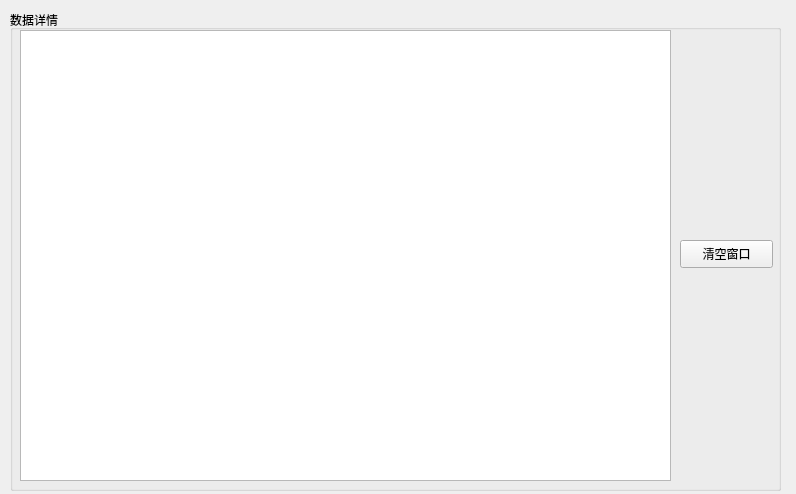
<?xml version="1.0" encoding="UTF-8"?>
<ui version="4.0">
 <class>Data_display</class>
 <widget class="QWidget" name="Data_display">
  <property name="geometry">
   <rect>
    <x>0</x>
    <y>0</y>
    <width>796</width>
    <height>494</height>
   </rect>
  </property>
  <property name="mouseTracking">
   <bool>true</bool>
  </property>
  <property name="windowTitle">
   <string>数据实时显示</string>
  </property>
  <widget class="QGroupBox" name="groupBox">
   <property name="geometry">
    <rect>
     <x>10</x>
     <y>10</y>
     <width>771</width>
     <height>481</height>
    </rect>
   </property>
   <property name="title">
    <string>数据详情</string>
   </property>
   <widget class="QPushButton" name="pushButton">
    <property name="geometry">
     <rect>
      <x>670</x>
      <y>230</y>
      <width>93</width>
      <height>28</height>
     </rect>
    </property>
    <property name="text">
     <string>清空窗口</string>
    </property>
   </widget>
   <widget class="QTextBrowser" name="textBrowser">
    <property name="geometry">
     <rect>
      <x>10</x>
      <y>20</y>
      <width>651</width>
      <height>451</height>
     </rect>
    </property>
   </widget>
  </widget>
 </widget>
 <resources/>
 <connections>
  <connection>
   <sender>pushButton</sender>
   <signal>clicked()</signal>
   <receiver>textBrowser</receiver>
   <slot>clear()</slot>
   <hints>
    <hint type="sourcelabel">
     <x>641</x>
     <y>232</y>
    </hint>
    <hint type="destinationlabel">
     <x>521</x>
     <y>233</y>
    </hint>
   </hints>
  </connection>
 </connections>
</ui>
